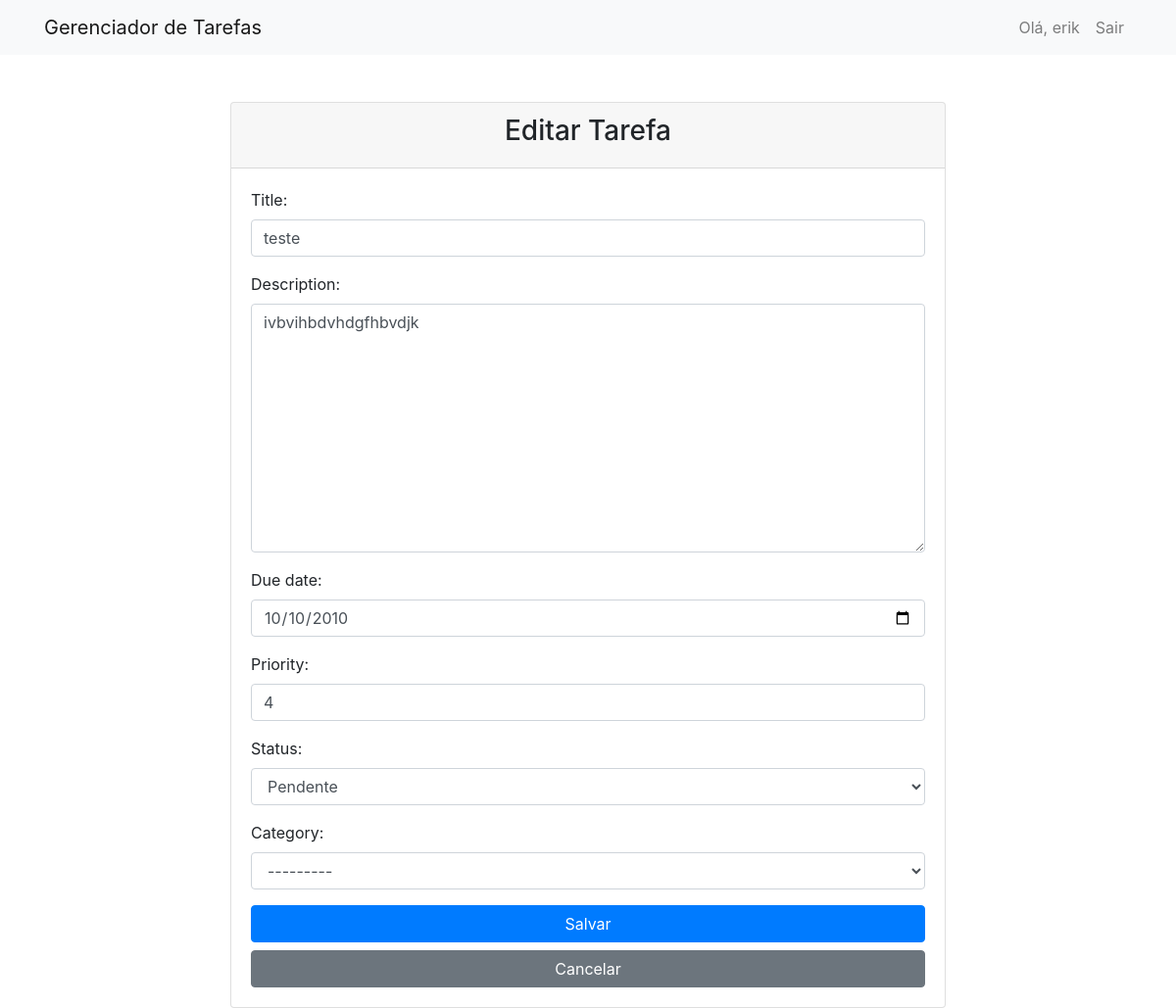
Page /tasks/2/update/ (signed in) on the committed database.
### tasks/models.py (models this page shows, shortened)
class Task(models.Model):
    STATUS_CHOICES = [
        ('P', 'Pendente'),
        ('E', 'Em andamento'),
        ('C', 'Concluída'),
    ]
    user = models.ForeignKey(User, on_delete=models.CASCADE)
    title = models.CharField(max_length=100)
    description = models.TextField()
    due_date = models.DateField()
    priority = models.IntegerField()
    status = models.CharField(max_length=1, choices=STATUS_CHOICES, default='P')
    category = models.ForeignKey('Category', on_delete=models.SET_NULL, null=True, blank=True)
    parent_task = models.ForeignKey('self', on_delete=models.CASCADE, null=True, blank=True, related_name='subtasks')

### tasks/views.py (the view)
# urls.py: path('<int:pk>/update/', views.task_update, name='task_update'),
@login_required
def task_update(request, pk):
    task = Task.objects.get(pk=pk, user=request.user)
    if request.method == 'POST':
        form = TaskForm(request.POST, instance=task)
        if form.is_valid():
            form.save()
            return redirect('task_list')
    else:
        form = TaskForm(instance=task)
    return render(request, 'tasks/task_form.html', {'form': form})

### tasks/forms.py
class TaskForm(forms.ModelForm):
    due_date = forms.DateField(widget=forms.DateInput(attrs={'type': 'date', 'class': 'form-control'}))  # Adiciona um widget de data
    class Meta:
        model = Task
        fields = ['title', 'description', 'due_date', 'priority', 'status', 'category']
        widgets = {
            'title': forms.TextInput(attrs={'class': 'form-control'}),
            'description': forms.Textarea(attrs={'class': 'form-control'}),
            'priority': forms.NumberInput(attrs={'class': 'form-control'}),
            'status': forms.Select(attrs={'class': 'form-control'}),
            'category': forms.Select(attrs={'class': 'form-control'}),
        }

### tasks/models.py (called while the page is built)
    def __str__(self):
        return self.name

### tasks/templates/tasks/task_form.html (shortened to what this page needs)
{% extends "base.html" %}
{% block content %}
<div class="row justify-content-center">
    <div class="col-md-8">
        <div class="card">
            <div class="card-header text-center">
                <h3>{% if form.instance.pk %}Editar Tarefa{% else %}Criar Tarefa{% endif %}</h3>
            </div>
            <div class="card-body">
                <form method="post">
                    <div class="form-group">
                        {{ form.title.label_tag }} {{ form.title }}
                    </div>
                    <div class="form-group">
                        {{ form.description.label_tag }} {{ form.description }}
                    </div>
                    <div class="form-group">
                        {{ form.due_date.label_tag }} {{ form.due_date }}
                    </div>
                    <div class="form-group">
                        {{ form.priority.label_tag }} {{ form.priority }}
                    </div>
                    <div class="form-group">
                        {{ form.status.label_tag }} {{ form.status }}
                    </div>
                    <div class="form-group">
                        {{ form.category.label_tag }} {{ form.category }}
                    </div>
                    <button type="submit" class="btn btn-primary btn-block">Salvar</button>
                </form>
                <a href="{% url 'task_list' %}" class="btn btn-secondary btn-block mt-2">Cancelar</a>
            </div>
        </div>
    </div>
</div>
{% endblock %}

### tasks/templates/base.html (shortened to what this page needs)
<!DOCTYPE html>
<html>
<head>
    <link href="https://maxcdn.bootstrapcdn.com/bootstrap/4.5.2/css/bootstrap.min.css" rel="stylesheet">
</head>
<body>
    <nav class="navbar navbar-expand-lg navbar-light bg-light fixed-top">
        <div class="container">
            <a class="navbar-brand" href="{% url 'task_list' %}">Gerenciador de Tarefas</a>
            <div class="collapse navbar-collapse" id="navbarResponsive">
                <ul class="navbar-nav ml-auto">
                    {% if user.is_authenticated %}
                        <li class="nav-item">
                            <a class="nav-link" href="#">Olá, {{ user.username }}</a>
                        </li>
                        <li class="nav-item">
                            <a class="nav-link" href="{% url 'logout' %}">Sair</a>
                        </li>
                    {% endif %}
                </ul>
            </div>
        </div>
    </nav>
    <div class="container mt-5">
        {% block content %}
        {% endblock %}
    </div>
</body>
</html>

### tasks/templates/base.html (style rules this page uses)
body { padding-top: 56px; }
input { width: 100% !important; outline: none; color: #111; }

### rows in the picture
Task: title "teste", description "ivbvihbdvhdgfhbvdjk", due_date "10/10/2010", priority "4", status "Pendente", category "---------"

### other values in the picture
{{ user.username }} "erik"
